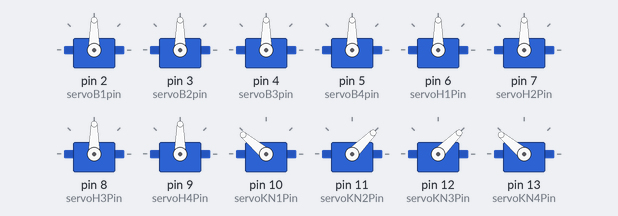
A sketch run on a simulated Arduino Uno, built with avr-gcc and run on an emulated ATmega328P. Shown: 12 × servo. What the sketch prints to the serial monitor is not drawn.

Above: at 1.05 s.
At 2.2 s:
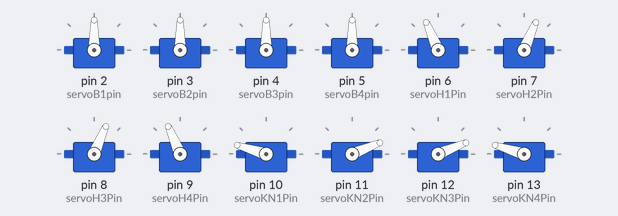
At 3.35 s:
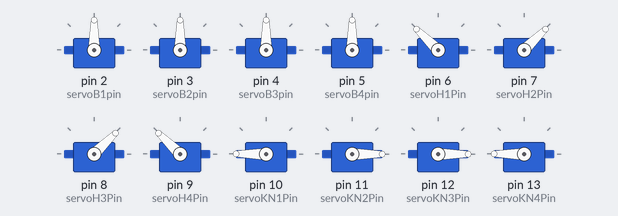
At 4.5 s:
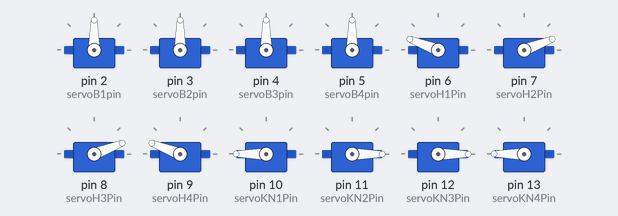
At 5.65 s:
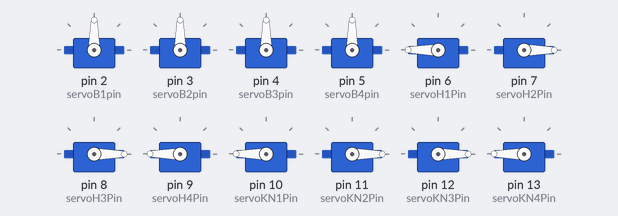
Timing chart, 0 to 7.0 s (numbered marks = the images above):
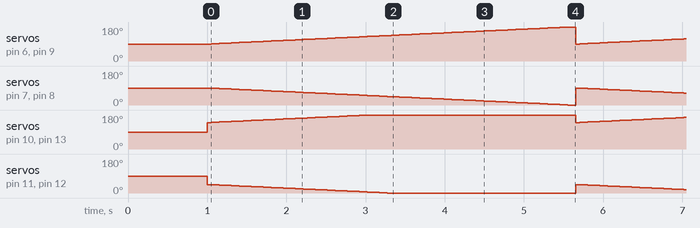

Measured:
- by itself, servo on pin 6 (servoH1Pin), servo on pin 9 (servoH4Pin): ramps from 90° to 180° and jumps back, once every 4.7 s
- by itself, servo on pin 7 (servoH2Pin), servo on pin 8 (servoH3Pin): ramps from 90° to 0° and jumps back, once every 4.7 s
- by itself, servo on pin 10 (servoKN1Pin), servo on pin 13 (servoKN4Pin): ramps from 140° to 180° and jumps back, once every 4.7 s
- by itself, servo on pin 11 (servoKN2Pin), servo on pin 12 (servoKN3Pin): ramps from 45° to 0° and jumps back, once every 4.7 s

The sketch:

testing_setting.ino
```cpp
#include <Servo.h>

Servo servoB1;
Servo servoB2;
Servo servoB3;
Servo servoB4;

Servo servoH1;
Servo servoH2;
Servo servoH3;
Servo servoH4;

Servo servoKN1;
Servo servoKN2;
Servo servoKN3;
Servo servoKN4;

const int servoB1pin = 2;
const int servoB2pin = 3;
const int servoB3pin = 4;
const int servoB4pin = 5;

const int servoH1Pin = 6;
const int servoH2Pin = 7;
const int servoH3Pin = 8;
const int servoH4Pin = 9;

const int servoKN1Pin = 10;
const int servoKN2Pin = 11;
const int servoKN3Pin = 12;
const int servoKN4Pin = 13;
void Sit()
{
    for (int i = 90; i >= 0; i--)
    {
        // Left pair
        servoH2.write(i);
        servoH3.write(i);
        servoKN2.write(i-45);
        servoKN3.write(i-45);

        // Right pair
        servoH1.write(180 - i);
        servoH4.write(180 - i);
        servoKN1.write(230 - i);
        servoKN4.write(230 - i);

        delay(50);      // Same speed as Stand
    }

    delay(50);
}

void setup() {
  Serial.begin(9600);

  // Attach servos
  servoB1.attach(servoB1pin);
  servoB2.attach(servoB2pin);
  servoB3.attach(servoB3pin);
  servoB4.attach(servoB4pin);

  servoH1.attach(servoH1Pin);
  servoH2.attach(servoH2Pin);
  servoH3.attach(servoH3Pin);
  servoH4.attach(servoH4Pin);

  servoKN1.attach(servoKN1Pin);
  servoKN2.attach(servoKN2Pin);
  servoKN3.attach(servoKN3Pin);
  servoKN4.attach(servoKN4Pin);

  delay(1000);

  // Set all servos to 90 degrees
  servoB1.write(90);
  servoB2.write(90);
  servoB3.write(90);
  servoB4.write(90);

  servoH1.write(90);
  servoH2.write(90);
  servoH3.write(90);
  servoH4.write(90);

  servoKN1.write(90);
  servoKN2.write(90);
  servoKN3.write(90);
  servoKN4.write(90);

  Serial.println("All servos set to 90 degrees");
}

void loop() {
  Sit();
}
```
